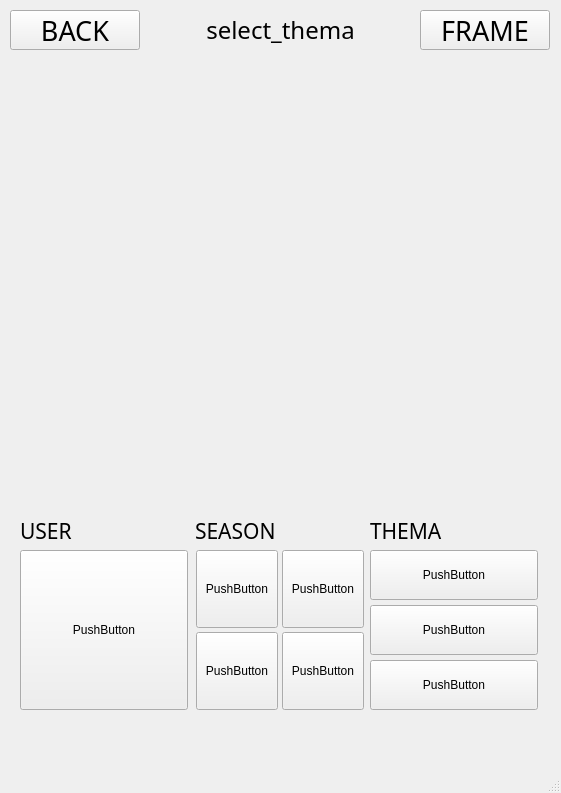
<?xml version="1.0" encoding="UTF-8"?>
<ui version="4.0">
 <class>MainWindow</class>
 <widget class="QMainWindow" name="MainWindow">
  <property name="geometry">
   <rect>
    <x>0</x>
    <y>0</y>
    <width>561</width>
    <height>793</height>
   </rect>
  </property>
  <property name="windowTitle">
   <string>MainWindow</string>
  </property>
  <widget class="QWidget" name="centralwidget">
   <widget class="QLabel" name="label">
    <property name="geometry">
     <rect>
      <x>160</x>
      <y>10</y>
      <width>241</width>
      <height>40</height>
     </rect>
    </property>
    <property name="font">
     <font>
      <family>Segoe MDL2 Assets</family>
     </font>
    </property>
    <property name="text">
     <string>&lt;html&gt;&lt;head/&gt;&lt;body&gt;&lt;p align=&quot;center&quot;&gt;&lt;span style=&quot; font-size:18pt;&quot;&gt;select_thema&lt;/span&gt;&lt;/p&gt;&lt;/body&gt;&lt;/html&gt;</string>
    </property>
   </widget>
   <widget class="QPushButton" name="pushButton">
    <property name="geometry">
     <rect>
      <x>420</x>
      <y>10</y>
      <width>130</width>
      <height>40</height>
     </rect>
    </property>
    <property name="font">
     <font>
      <family>AlternateGothic2 BT</family>
      <pointsize>20</pointsize>
     </font>
    </property>
    <property name="text">
     <string>FRAME</string>
    </property>
   </widget>
   <widget class="QPushButton" name="pushButton_2">
    <property name="geometry">
     <rect>
      <x>10</x>
      <y>10</y>
      <width>130</width>
      <height>40</height>
     </rect>
    </property>
    <property name="font">
     <font>
      <family>AlternateGothic2 BT</family>
      <pointsize>20</pointsize>
     </font>
    </property>
    <property name="text">
     <string>BACK</string>
    </property>
   </widget>
   <widget class="QPushButton" name="pushButton_3">
    <property name="geometry">
     <rect>
      <x>20</x>
      <y>550</y>
      <width>168</width>
      <height>160</height>
     </rect>
    </property>
    <property name="text">
     <string>PushButton</string>
    </property>
   </widget>
   <widget class="QPushButton" name="pushButton_4">
    <property name="geometry">
     <rect>
      <x>196</x>
      <y>550</y>
      <width>82</width>
      <height>78</height>
     </rect>
    </property>
    <property name="text">
     <string>PushButton</string>
    </property>
   </widget>
   <widget class="QPushButton" name="pushButton_5">
    <property name="geometry">
     <rect>
      <x>282</x>
      <y>550</y>
      <width>82</width>
      <height>78</height>
     </rect>
    </property>
    <property name="text">
     <string>PushButton</string>
    </property>
   </widget>
   <widget class="QPushButton" name="pushButton_6">
    <property name="geometry">
     <rect>
      <x>196</x>
      <y>632</y>
      <width>82</width>
      <height>78</height>
     </rect>
    </property>
    <property name="text">
     <string>PushButton</string>
    </property>
   </widget>
   <widget class="QPushButton" name="pushButton_7">
    <property name="geometry">
     <rect>
      <x>282</x>
      <y>632</y>
      <width>82</width>
      <height>78</height>
     </rect>
    </property>
    <property name="text">
     <string>PushButton</string>
    </property>
   </widget>
   <widget class="QPushButton" name="pushButton_8">
    <property name="geometry">
     <rect>
      <x>370</x>
      <y>550</y>
      <width>168</width>
      <height>50</height>
     </rect>
    </property>
    <property name="text">
     <string>PushButton</string>
    </property>
   </widget>
   <widget class="QLabel" name="label_2">
    <property name="geometry">
     <rect>
      <x>20</x>
      <y>510</y>
      <width>81</width>
      <height>41</height>
     </rect>
    </property>
    <property name="font">
     <font>
      <family>Segoe MDL2 Assets</family>
      <pointsize>16</pointsize>
     </font>
    </property>
    <property name="text">
     <string>USER</string>
    </property>
   </widget>
   <widget class="QLabel" name="label_3">
    <property name="geometry">
     <rect>
      <x>195</x>
      <y>510</y>
      <width>141</width>
      <height>41</height>
     </rect>
    </property>
    <property name="font">
     <font>
      <family>Segoe MDL2 Assets</family>
      <pointsize>16</pointsize>
     </font>
    </property>
    <property name="text">
     <string>SEASON</string>
    </property>
   </widget>
   <widget class="QLabel" name="label_4">
    <property name="geometry">
     <rect>
      <x>370</x>
      <y>510</y>
      <width>121</width>
      <height>41</height>
     </rect>
    </property>
    <property name="font">
     <font>
      <family>Segoe MDL2 Assets</family>
      <pointsize>16</pointsize>
     </font>
    </property>
    <property name="text">
     <string>THEMA</string>
    </property>
   </widget>
   <widget class="QPushButton" name="pushButton_9">
    <property name="geometry">
     <rect>
      <x>370</x>
      <y>605</y>
      <width>168</width>
      <height>50</height>
     </rect>
    </property>
    <property name="text">
     <string>PushButton</string>
    </property>
   </widget>
   <widget class="QPushButton" name="pushButton_10">
    <property name="geometry">
     <rect>
      <x>370</x>
      <y>660</y>
      <width>168</width>
      <height>50</height>
     </rect>
    </property>
    <property name="text">
     <string>PushButton</string>
    </property>
   </widget>
  </widget>
  <widget class="QMenuBar" name="menubar">
   <property name="geometry">
    <rect>
     <x>0</x>
     <y>0</y>
     <width>561</width>
     <height>26</height>
    </rect>
   </property>
  </widget>
  <widget class="QStatusBar" name="statusbar"/>
 </widget>
 <resources/>
 <connections/>
</ui>
